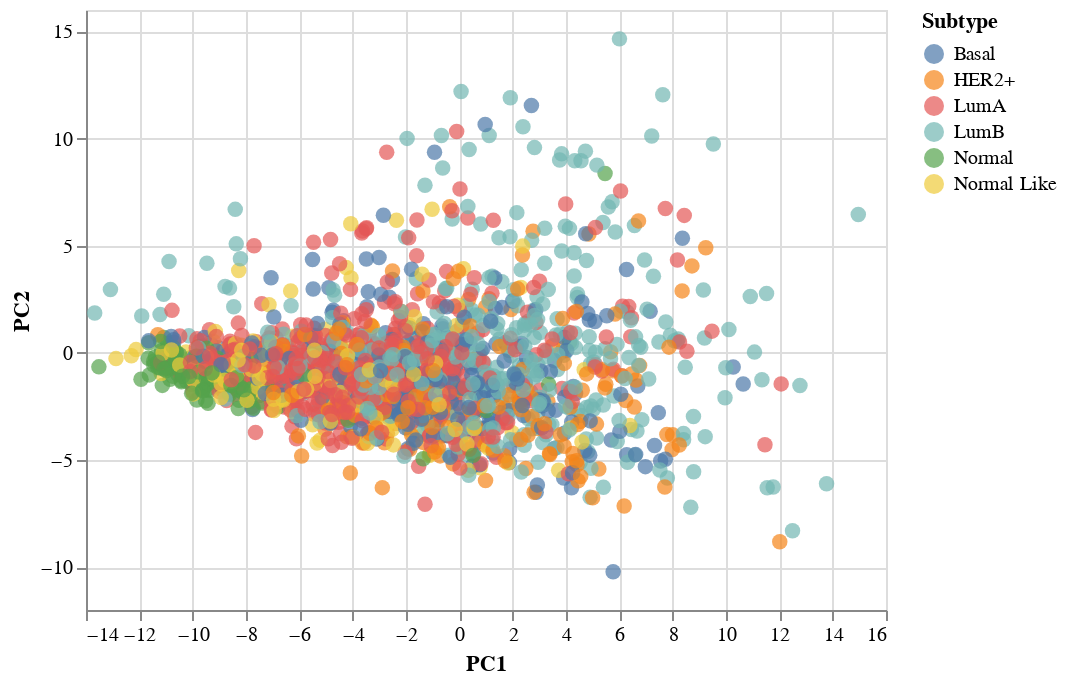

Notebook code cell kept with this figure:
### Code cell
import altair as alt
alt.Chart(data_transformed).mark_circle(size=60).encode(
    x='PC1',
    y='PC2',
    color='Subtype:N'
    #tooltip=['Name', 'Origin', 'Horsepower', 'Miles_per_Gallon']
)#.interactive()

### Figure 1 — Vega-Lite specification as saved in the notebook (floating-point values rounded to 4 significant figures; data arrays with more than 128 entries replaced by an {"elided": "..."} marker saying what was removed)
{"config": {"view": {"continuousWidth": 400, "continuousHeight": 300}}, "data": {"name": "data-b01937f02190167d8cc9e289b21432de"}, "mark": {"type": "circle", "size": 60}, "encoding": {"color": {"type": "nominal", "field": "Subtype"}, "x": {"type": "quantitative", "field": "PC1"}, "y": {"type": "quantitative", "field": "PC2"}}, "$schema": "https://vega.github.io/schema/vega-lite/v4.8.1.json", "datasets": {"data-b01937f02190167d8cc9e289b21432de": {"elided": "2133 records"}}}
